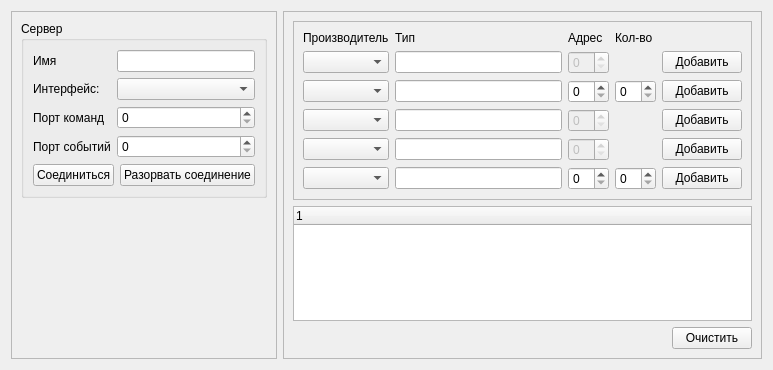
<?xml version="1.0" encoding="UTF-8"?>
<ui version="4.0">
 <class>PET_demo</class>
 <widget class="QWidget" name="PET_demo">
  <property name="geometry">
   <rect>
    <x>0</x>
    <y>0</y>
    <width>773</width>
    <height>370</height>
   </rect>
  </property>
  <property name="windowTitle">
   <string>Dialog</string>
  </property>
  <layout class="QHBoxLayout" name="horizontalLayout">
   <item>
    <widget class="QFrame" name="frame">
     <property name="sizePolicy">
      <sizepolicy hsizetype="Fixed" vsizetype="Preferred">
       <horstretch>0</horstretch>
       <verstretch>0</verstretch>
      </sizepolicy>
     </property>
     <property name="frameShape">
      <enum>QFrame::StyledPanel</enum>
     </property>
     <property name="frameShadow">
      <enum>QFrame::Raised</enum>
     </property>
     <layout class="QVBoxLayout" name="verticalLayout_5">
      <item>
       <widget class="QGroupBox" name="groupBox_5">
        <property name="title">
         <string>Сервер</string>
        </property>
        <layout class="QVBoxLayout" name="verticalLayout_7">
         <item>
          <layout class="QGridLayout" name="gridLayout">
           <item row="1" column="3">
            <widget class="QComboBox" name="cb_ethernet"/>
           </item>
           <item row="3" column="0">
            <widget class="QLabel" name="label_3">
             <property name="text">
              <string>Порт команд</string>
             </property>
            </widget>
           </item>
           <item row="0" column="3">
            <widget class="QLineEdit" name="le_name_server"/>
           </item>
           <item row="0" column="0">
            <widget class="QLabel" name="label">
             <property name="text">
              <string>Имя</string>
             </property>
            </widget>
           </item>
           <item row="3" column="3">
            <widget class="QSpinBox" name="sb_cmd_port"/>
           </item>
           <item row="1" column="0">
            <widget class="QLabel" name="label_8">
             <property name="text">
              <string>Интерфейс:</string>
             </property>
            </widget>
           </item>
           <item row="4" column="0">
            <widget class="QLabel" name="label_6">
             <property name="text">
              <string>Порт событий</string>
             </property>
            </widget>
           </item>
           <item row="4" column="3">
            <widget class="QSpinBox" name="sb_event_port"/>
           </item>
          </layout>
         </item>
         <item>
          <layout class="QHBoxLayout" name="horizontalLayout_2">
           <item>
            <widget class="QPushButton" name="btn_connect">
             <property name="text">
              <string>Соединиться</string>
             </property>
            </widget>
           </item>
           <item>
            <widget class="QPushButton" name="btn_disconnect">
             <property name="text">
              <string>Разорвать соединение</string>
             </property>
            </widget>
           </item>
          </layout>
         </item>
        </layout>
       </widget>
      </item>
      <item>
       <spacer name="verticalSpacer">
        <property name="orientation">
         <enum>Qt::Vertical</enum>
        </property>
        <property name="sizeHint" stdset="0">
         <size>
          <width>20</width>
          <height>40</height>
         </size>
        </property>
       </spacer>
      </item>
      <item>
       <layout class="QVBoxLayout" name="gen_sinus_layout"/>
      </item>
     </layout>
    </widget>
   </item>
   <item>
    <widget class="QFrame" name="frame_2">
     <property name="frameShape">
      <enum>QFrame::StyledPanel</enum>
     </property>
     <property name="frameShadow">
      <enum>QFrame::Raised</enum>
     </property>
     <layout class="QVBoxLayout" name="verticalLayout_4">
      <item>
       <widget class="QFrame" name="frame_3">
        <property name="frameShape">
         <enum>QFrame::StyledPanel</enum>
        </property>
        <property name="frameShadow">
         <enum>QFrame::Raised</enum>
        </property>
        <layout class="QVBoxLayout" name="verticalLayout">
         <item>
          <layout class="QGridLayout" name="gridLayout_3">
           <item row="6" column="2">
            <widget class="QSpinBox" name="sb_addr_brg_sim"/>
           </item>
           <item row="5" column="2">
            <widget class="QSpinBox" name="sb_addr_td">
             <property name="enabled">
              <bool>false</bool>
             </property>
            </widget>
           </item>
           <item row="4" column="0">
            <widget class="QComboBox" name="cb_sim_vid"/>
           </item>
           <item row="3" column="3">
            <widget class="QSpinBox" name="sb_brg_cnt"/>
           </item>
           <item row="4" column="2">
            <widget class="QSpinBox" name="sb_addr_sim">
             <property name="enabled">
              <bool>false</bool>
             </property>
            </widget>
           </item>
           <item row="5" column="1">
            <widget class="QLineEdit" name="le_td_pid"/>
           </item>
           <item row="2" column="4">
            <widget class="QPushButton" name="btn_add_device_bos">
             <property name="text">
              <string>Добавить</string>
             </property>
            </widget>
           </item>
           <item row="5" column="4">
            <widget class="QPushButton" name="btn_add_device_td">
             <property name="text">
              <string>Добавить</string>
             </property>
            </widget>
           </item>
           <item row="2" column="0">
            <widget class="QComboBox" name="cb_bos_vid"/>
           </item>
           <item row="4" column="4">
            <widget class="QPushButton" name="btn_add_device_sim">
             <property name="text">
              <string>Добавить</string>
             </property>
            </widget>
           </item>
           <item row="0" column="0">
            <widget class="QLabel" name="label_2">
             <property name="text">
              <string>Производитель</string>
             </property>
            </widget>
           </item>
           <item row="4" column="1">
            <widget class="QLineEdit" name="le_sim_pid"/>
           </item>
           <item row="3" column="4">
            <widget class="QPushButton" name="btn_add_device_brg">
             <property name="text">
              <string>Добавить</string>
             </property>
            </widget>
           </item>
           <item row="2" column="2">
            <widget class="QSpinBox" name="sb_addr_bos">
             <property name="enabled">
              <bool>false</bool>
             </property>
            </widget>
           </item>
           <item row="3" column="0">
            <widget class="QComboBox" name="cb_brg_vid"/>
           </item>
           <item row="6" column="0">
            <widget class="QComboBox" name="cb_brg_sim_vid"/>
           </item>
           <item row="5" column="0">
            <widget class="QComboBox" name="cb_td_vid"/>
           </item>
           <item row="0" column="2">
            <widget class="QLabel" name="label_4">
             <property name="text">
              <string>Адрес</string>
             </property>
            </widget>
           </item>
           <item row="3" column="1">
            <widget class="QLineEdit" name="le_brg_pid"/>
           </item>
           <item row="6" column="3">
            <widget class="QSpinBox" name="sb_brg_sim_cnt"/>
           </item>
           <item row="0" column="1">
            <widget class="QLabel" name="label_5">
             <property name="text">
              <string>Тип</string>
             </property>
            </widget>
           </item>
           <item row="6" column="1">
            <widget class="QLineEdit" name="le_brg_sim_pid"/>
           </item>
           <item row="3" column="2">
            <widget class="QSpinBox" name="sb_addr_brg"/>
           </item>
           <item row="2" column="1">
            <widget class="QLineEdit" name="le_bos_pid"/>
           </item>
           <item row="0" column="3">
            <widget class="QLabel" name="label_7">
             <property name="text">
              <string>Кол-во</string>
             </property>
            </widget>
           </item>
           <item row="6" column="4">
            <widget class="QPushButton" name="btn_add_device_brg_sim">
             <property name="text">
              <string>Добавить</string>
             </property>
            </widget>
           </item>
          </layout>
         </item>
        </layout>
       </widget>
      </item>
      <item>
       <widget class="QTreeWidget" name="tw_devices">
        <column>
         <property name="text">
          <string notr="true">1</string>
         </property>
        </column>
       </widget>
      </item>
      <item>
       <layout class="QHBoxLayout" name="horizontalLayout_3">
        <item>
         <spacer name="horizontalSpacer">
          <property name="orientation">
           <enum>Qt::Horizontal</enum>
          </property>
          <property name="sizeHint" stdset="0">
           <size>
            <width>40</width>
            <height>20</height>
           </size>
          </property>
         </spacer>
        </item>
        <item>
         <widget class="QPushButton" name="btn_clean">
          <property name="text">
           <string>Очистить</string>
          </property>
         </widget>
        </item>
       </layout>
      </item>
     </layout>
    </widget>
   </item>
   <item>
    <layout class="QVBoxLayout" name="database_layout"/>
   </item>
  </layout>
 </widget>
 <tabstops>
  <tabstop>le_name_server</tabstop>
  <tabstop>cb_ethernet</tabstop>
  <tabstop>sb_cmd_port</tabstop>
  <tabstop>sb_event_port</tabstop>
  <tabstop>btn_connect</tabstop>
  <tabstop>btn_disconnect</tabstop>
  <tabstop>cb_bos_vid</tabstop>
  <tabstop>le_bos_pid</tabstop>
  <tabstop>sb_addr_bos</tabstop>
  <tabstop>btn_add_device_bos</tabstop>
  <tabstop>cb_brg_vid</tabstop>
  <tabstop>le_brg_pid</tabstop>
  <tabstop>sb_addr_brg</tabstop>
  <tabstop>sb_brg_cnt</tabstop>
  <tabstop>btn_add_device_brg</tabstop>
  <tabstop>cb_sim_vid</tabstop>
  <tabstop>le_sim_pid</tabstop>
  <tabstop>sb_addr_sim</tabstop>
  <tabstop>btn_add_device_sim</tabstop>
  <tabstop>cb_td_vid</tabstop>
  <tabstop>le_td_pid</tabstop>
  <tabstop>sb_addr_td</tabstop>
  <tabstop>btn_add_device_td</tabstop>
  <tabstop>cb_brg_sim_vid</tabstop>
  <tabstop>le_brg_sim_pid</tabstop>
  <tabstop>sb_addr_brg_sim</tabstop>
  <tabstop>sb_brg_sim_cnt</tabstop>
  <tabstop>btn_add_device_brg_sim</tabstop>
  <tabstop>tw_devices</tabstop>
  <tabstop>btn_clean</tabstop>
 </tabstops>
 <resources/>
 <connections/>
</ui>
